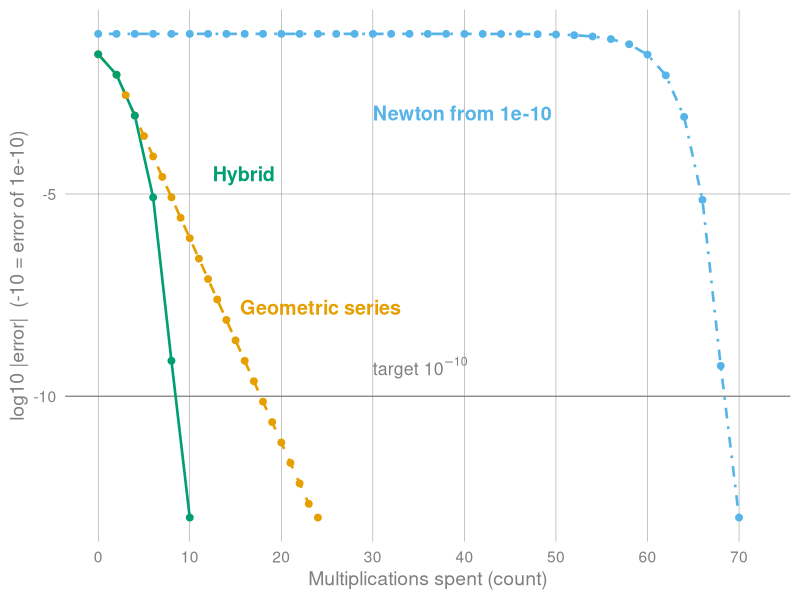

Reproduce this figure in R.
## ---- chunk 1
#| echo: false
#| results: asis

if (knitr::is_html_output()) {
  cat("![A simple animation for the Hybrid Approach.](https://hackmd.io/_uploads/S1Djilqbfe.gif){#fig-hybrid-animation}")
} else {
}



## ---- chunk 2
#| label: fig-hybrid-error
#| echo: false
#| warning: false
#| message: false
#| fig-align: center
#| fig-width: 9
#| fig-height: 4.6
#| dev.args: !expr list(bg = "transparent")
#| fig-cap: "Plaintext error of $1/11$ against the number of multiplications spent for the geometric series, Newton's method from the universal start $10^{-10}$, and the hybrid that starts Newton from the first geometric term $1/16$. Cost basis: Newton costs 2 multiplications per step ($dx_n$, then $x_n(2 - dx_n)$); the partial sum through $r^n$ with $r = 5/16$ costs $n+1$ (one for $r$, $n-1$ for the powers, one to scale by $1/16$); the first term $1/16$ is a constant and costs 0. Errors below $10^{-13}$ are drawn at $10^{-13}$."
#| fig-alt: "A line plot of log base 10 of the absolute error against multiplications from 0 to 70, with a horizontal target line at 10 to the minus 10. The blue dot-dash Newton line from the start 1e-10 stays near log error minus 1 until about 55 multiplications and then drops to the target between 68 and 70 multiplications. The orange dashed geometric series line falls steadily and crosses the target near 18 multiplications. The green solid hybrid line starts at about minus 1.5 and drops fastest, crossing the target between 8 and 10 multiplications and reaching the 1e-13 floor at 10."

library(ggplot2)

neutral <- "grey50"
book_theme <- function() {
  theme_minimal(base_size = 14) +
    theme(
      plot.background = element_rect(fill = "transparent", color = NA),
      panel.background = element_rect(fill = "transparent", color = NA),
      panel.grid.minor = element_blank(),
      panel.grid.major = element_line(color = "grey50", linewidth = 0.15),
      axis.title = element_text(color = "grey50"),
      axis.text = element_text(color = "grey50")
    )
}

d <- 11
target <- 1 / d
a <- 1 / 16                      # first geometric term, as in the chapter figure
r <- 1 - d * a                   # = 5/16

newton_step <- function(x) 2 * x - d * x^2

# Errors |approx - 1/d| against multiplications used.
# Newton costs 2 multiplications per step (d * x, then x * (2 - d x)).
run_newton <- function(x0, mult0, label) {
  x <- x0
  out <- data.frame(mult = mult0, err = abs(x - target), method = label)
  for (i in 1:60) {
    x <- newton_step(x)
    out <- rbind(out, data.frame(mult = mult0 + 2 * i, err = abs(x - target), method = label))
    if (abs(x - target) < 1e-13) break
  }
  out
}

# Geometric partial sum through r^n: a * sum r^k.
# n + 1 multiplications: one for r = 1 - d a, n - 1 for r^2..r^n, one to scale by a.
geo <- data.frame(n = 0:60)
geo$err <- abs(a * cumsum(r^geo$n) - target)
geo$mult <- ifelse(geo$n == 0, 0, geo$n + 1)
geo <- geo[seq_len(min(which(geo$err < 1e-13))), ]
geo <- data.frame(mult = geo$mult, err = geo$err, method = "Geometric series")

# Hybrid: one geometric term (S_0 = a, 0 multiplications), then Newton.
hybrid <- run_newton(a, 0, "Hybrid")
# Newton alone from the universal start 1e-10.
newton <- run_newton(1e-10, 0, "Newton")

sim <- rbind(geo, newton, hybrid)
sim$log_err <- log10(sim$err)

# Errors under 1e-13 are at double-precision rounding; draw them at 1e-13.
floor_err <- 1e-13
sim$log_err <- log10(pmax(sim$err, floor_err))
sim$method <- factor(sim$method, levels = c("Geometric series", "Newton", "Hybrid"))
cols <- c(`Geometric series` = "#E69F00", Newton = "#56B4E9", Hybrid = "#009E73")
ltys <- c(`Geometric series` = "dashed", Newton = "dotdash", Hybrid = "solid")

ggplot(sim, aes(mult, log_err, color = method, linetype = method)) +
  geom_hline(yintercept = -10, color = neutral, linewidth = 0.4) +
  annotate("text", x = 30, y = -9.3, label = "target~10^{-10}", parse = TRUE,
           color = neutral, size = 4.5, hjust = 0) +
  geom_line(linewidth = 0.9) +
  geom_point(size = 2) +
  annotate("text", x = 12.5, y = -4.5, label = "Hybrid", color = cols[["Hybrid"]],
           size = 5, fontface = "bold", hjust = 0) +
  annotate("text", x = 15.5, y = -7.8, label = "Geometric series",
           color = cols[["Geometric series"]], size = 5, fontface = "bold", hjust = 0) +
  annotate("text", x = 30, y = -3, label = "Newton from 1e-10",
           color = cols[["Newton"]], size = 5, fontface = "bold", hjust = 0) +
  scale_color_manual(values = cols) +
  scale_linetype_manual(values = ltys) +
  scale_x_continuous(breaks = seq(0, 70, 10), limits = c(0, 72)) +
  guides(color = "none", linetype = "none") +
  labs(x = "Multiplications spent (count)", y = "log10 |error|  (-10 = error of 1e-10)") +
  book_theme()
